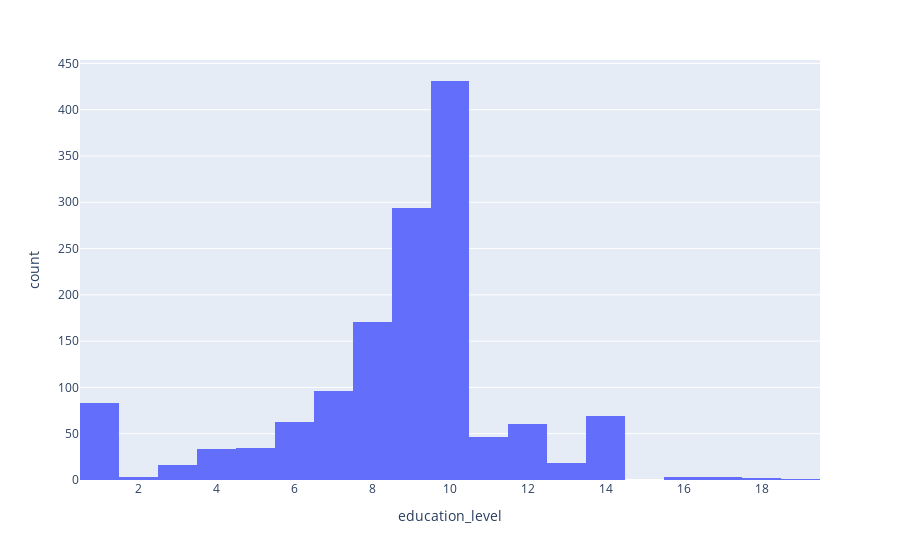

The cell this chart's notebook holds for it:
### Markdown cell above
## Análisis Estadístico

### Code cell
# Encontrar el total de personas diagnósticadas con depresión y las que no.


import plotly.express as px


fig1 = px.histogram(df, x='education_level')
fig1.show()

### Figure 1 — Plotly figure (JSON) as saved in the notebook; plotly's stock layout.template omitted (floating-point values rounded to 4 significant figures; data arrays with more than 128 entries replaced by an {"elided": "..."} marker saying what was removed)
{"data": [{"alignmentgroup": "True", "bingroup": "x", "hovertemplate": "education_level=%{x}<br>count=%{y}<extra></extra>", "legendgroup": "", "marker": {"color": "#636efa", "pattern": {"shape": ""}}, "name": "", "offsetgroup": "", "orientation": "v", "showlegend": false, "type": "histogram", "x": {"elided": "1429 int values"}, "xaxis": "x", "yaxis": "y"}], "layout": {"barmode": "relative", "legend": {"tracegroupgap": 0}, "margin": {"t": 60}, "xaxis": {"anchor": "y", "domain": [0, 1], "title": {"text": "education_level"}}, "yaxis": {"anchor": "x", "domain": [0, 1], "title": {"text": "count"}}}}
